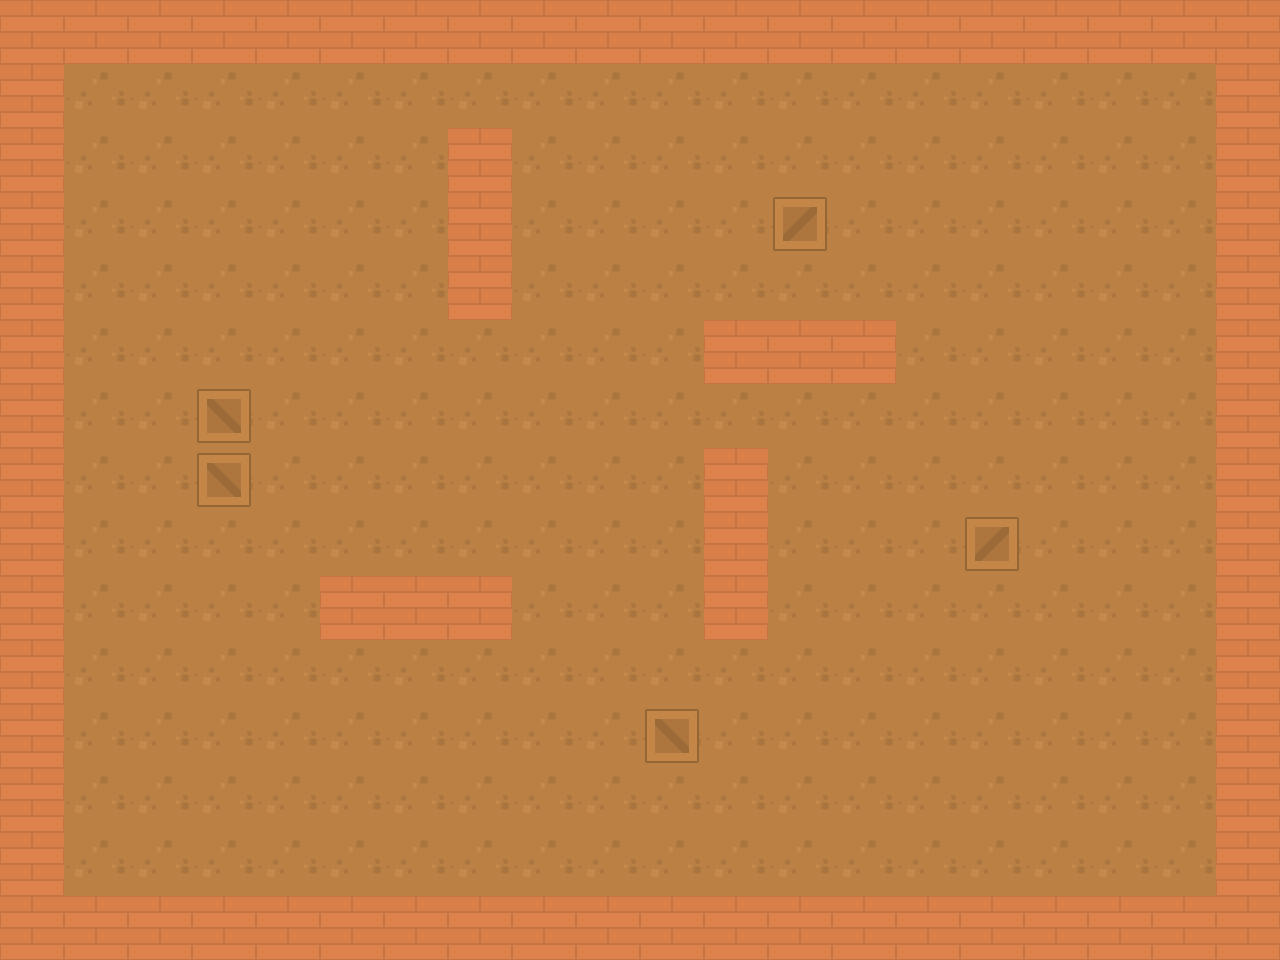

A level layout from a 2D game, rendered from its tile map. Below: a short description, then the map file with its tile-grid data intact:
An orthogonal 20x15 tile map with 64x64 px tiles, 2 tile layers (ground, walls) and 7 objects (enemy1, enemy2, enemy3, player4, player5, ...).

<map version="1.10" tiledversion="1.10.2" orientation="orthogonal" renderorder="right-down" width="20" height="15" tilewidth="64" tileheight="64" infinite="0" nextlayerid="4" nextobjectid="8">
 <tileset firstgid="1" source="wasteland.tsx" />
 <layer id="1" name="ground" width="20" height="15">
  <data encoding="csv">
1,1,1,1,1,1,1,1,1,1,1,1,1,1,1,1,1,1,1,1,1,1,1,1,1,1,1,1,1,1,1,1,1,1,1,1,1,1,1,1,1,1,1,1,1,1,1,1,1,1,1,1,1,1,1,1,1,1,1,1,1,1,1,1,1,1,1,1,1,1,1,1,1,1,1,1,1,1,1,1,1,1,1,1,1,1,1,1,1,1,1,1,1,1,1,1,1,1,1,1,1,1,1,1,1,1,1,1,1,1,1,1,1,1,1,1,1,1,1,1,1,1,1,1,1,1,1,1,1,1,1,1,1,1,1,1,1,1,1,1,1,1,1,1,1,1,1,1,1,1,1,1,1,1,1,1,1,1,1,1,1,1,1,1,1,1,1,1,1,1,1,1,1,1,1,1,1,1,1,1,1,1,1,1,1,1,1,1,1,1,1,1,1,1,1,1,1,1,1,1,1,1,1,1,1,1,1,1,1,1,1,1,1,1,1,1,1,1,1,1,1,1,1,1,1,1,1,1,1,1,1,1,1,1,1,1,1,1,1,1,1,1,1,1,1,1,1,1,1,1,1,1,1,1,1,1,1,1,1,1,1,1,1,1,1,1,1,1,1,1,1,1,1,1,1,1,1,1,1,1,1,1,1,1,1,1,1,1,1,1,1,1,1,1,1,1,1,1,1,1
</data>
 </layer>
 <layer id="2" name="walls" width="20" height="15">
  <data encoding="csv">
2,2,2,2,2,2,2,2,2,2,2,2,2,2,2,2,2,2,2,2,2,0,0,0,0,0,0,0,0,0,0,0,0,0,0,0,0,0,0,2,2,0,0,0,0,0,0,2,0,0,0,0,0,0,0,0,0,0,0,2,2,0,0,0,0,0,0,2,0,0,0,0,3,0,0,0,0,0,0,2,2,0,0,0,0,0,0,2,0,0,0,0,0,0,0,0,0,0,0,2,2,0,0,0,0,0,0,0,0,0,0,2,2,2,0,0,0,0,0,2,2,0,0,4,0,0,0,0,0,0,0,0,0,0,0,0,0,0,0,2,2,0,0,4,0,0,0,0,0,0,0,2,0,0,0,0,0,0,0,2,2,0,0,0,0,0,0,0,0,0,0,2,0,0,0,3,0,0,0,2,2,0,0,0,0,2,2,2,0,0,0,2,0,0,0,0,0,0,0,2,2,0,0,0,0,0,0,0,0,0,0,0,0,0,0,0,0,0,0,2,2,0,0,0,0,0,0,0,0,0,4,0,0,0,0,0,0,0,0,2,2,0,0,0,0,0,0,0,0,0,0,0,0,0,0,0,0,0,0,2,2,0,0,0,0,0,0,0,0,0,0,0,0,0,0,0,0,0,0,2,2,2,2,2,2,2,2,2,2,2,2,2,2,2,2,2,2,2,2,2
</data>
 </layer>
 <objectgroup id="3" name="spawns">
  <object id="1" name="enemy1" x="1056" y="160">
   <point />
   <properties>
    <property name="faction" value="enemy" />
   </properties>
  </object>
  <object id="2" name="enemy2" x="1056" y="224">
   <point />
   <properties>
    <property name="faction" value="enemy" />
   </properties>
  </object>
  <object id="3" name="enemy3" x="992" y="288">
   <point />
   <properties>
    <property name="faction" value="enemy" />
   </properties>
  </object>
  <object id="4" name="player4" x="224" y="800">
   <point />
   <properties>
    <property name="faction" value="player" />
   </properties>
  </object>
  <object id="5" name="player5" x="352" y="800">
   <point />
   <properties>
    <property name="faction" value="player" />
   </properties>
  </object>
  <object id="6" name="player6" x="224" y="864">
   <point />
   <properties>
    <property name="faction" value="player" />
   </properties>
  </object>
  <object id="7" name="player7" x="352" y="864">
   <point />
   <properties>
    <property name="faction" value="player" />
   </properties>
  </object>
 </objectgroup>
</map>
